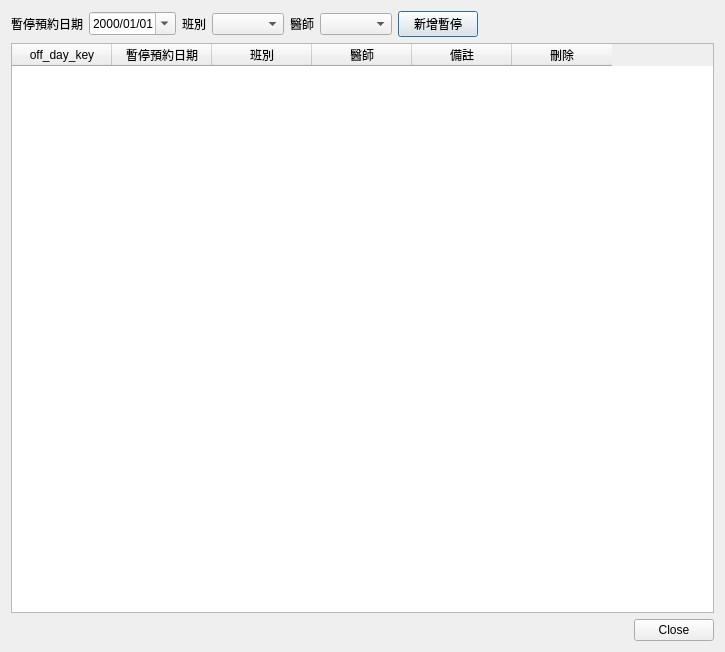
<?xml version="1.0" encoding="UTF-8"?>
<ui version="4.0">
 <class>Dialog_add_deposit</class>
 <widget class="QDialog" name="Dialog_add_deposit">
  <property name="windowModality">
   <enum>Qt::NonModal</enum>
  </property>
  <property name="geometry">
   <rect>
    <x>0</x>
    <y>0</y>
    <width>725</width>
    <height>652</height>
   </rect>
  </property>
  <property name="sizePolicy">
   <sizepolicy hsizetype="Preferred" vsizetype="Preferred">
    <horstretch>0</horstretch>
    <verstretch>0</verstretch>
   </sizepolicy>
  </property>
  <property name="windowTitle">
   <string>暫停預約設定</string>
  </property>
  <property name="modal">
   <bool>false</bool>
  </property>
  <layout class="QVBoxLayout" name="verticalLayout">
   <item>
    <layout class="QHBoxLayout" name="horizontalLayout">
     <item>
      <widget class="QLabel" name="label">
       <property name="text">
        <string>暫停預約日期</string>
       </property>
      </widget>
     </item>
     <item>
      <widget class="QDateEdit" name="dateEdit_off_date">
       <property name="displayFormat">
        <string>yyyy/MM/dd</string>
       </property>
       <property name="calendarPopup">
        <bool>true</bool>
       </property>
      </widget>
     </item>
     <item>
      <widget class="QLabel" name="label_2">
       <property name="text">
        <string>班別</string>
       </property>
      </widget>
     </item>
     <item>
      <widget class="QComboBox" name="comboBox_period"/>
     </item>
     <item>
      <widget class="QLabel" name="label_therapist">
       <property name="text">
        <string>醫師</string>
       </property>
      </widget>
     </item>
     <item>
      <widget class="QComboBox" name="comboBox_doctor"/>
     </item>
     <item>
      <widget class="QPushButton" name="pushButton_insert_off_day">
       <property name="text">
        <string>新增暫停</string>
       </property>
      </widget>
     </item>
     <item>
      <spacer name="horizontalSpacer">
       <property name="orientation">
        <enum>Qt::Horizontal</enum>
       </property>
       <property name="sizeHint" stdset="0">
        <size>
         <width>40</width>
         <height>20</height>
        </size>
       </property>
      </spacer>
     </item>
    </layout>
   </item>
   <item>
    <widget class="QTableWidget" name="tableWidget_off_day">
     <property name="editTriggers">
      <set>QAbstractItemView::NoEditTriggers</set>
     </property>
     <property name="alternatingRowColors">
      <bool>true</bool>
     </property>
     <property name="selectionMode">
      <enum>QAbstractItemView::SingleSelection</enum>
     </property>
     <property name="selectionBehavior">
      <enum>QAbstractItemView::SelectRows</enum>
     </property>
     <column>
      <property name="text">
       <string>off_day_key</string>
      </property>
     </column>
     <column>
      <property name="text">
       <string>暫停預約日期</string>
      </property>
     </column>
     <column>
      <property name="text">
       <string>班別</string>
      </property>
     </column>
     <column>
      <property name="text">
       <string>醫師</string>
      </property>
     </column>
     <column>
      <property name="text">
       <string>備註</string>
      </property>
     </column>
     <column>
      <property name="text">
       <string>刪除</string>
      </property>
     </column>
    </widget>
   </item>
   <item>
    <widget class="QDialogButtonBox" name="buttonBox">
     <property name="orientation">
      <enum>Qt::Horizontal</enum>
     </property>
     <property name="standardButtons">
      <set>QDialogButtonBox::Close</set>
     </property>
     <property name="centerButtons">
      <bool>false</bool>
     </property>
    </widget>
   </item>
  </layout>
 </widget>
 <resources/>
 <connections>
  <connection>
   <sender>buttonBox</sender>
   <signal>accepted()</signal>
   <receiver>Dialog_add_deposit</receiver>
   <slot>accept()</slot>
   <hints>
    <hint type="sourcelabel">
     <x>248</x>
     <y>254</y>
    </hint>
    <hint type="destinationlabel">
     <x>157</x>
     <y>274</y>
    </hint>
   </hints>
  </connection>
  <connection>
   <sender>buttonBox</sender>
   <signal>rejected()</signal>
   <receiver>Dialog_add_deposit</receiver>
   <slot>reject()</slot>
   <hints>
    <hint type="sourcelabel">
     <x>316</x>
     <y>260</y>
    </hint>
    <hint type="destinationlabel">
     <x>286</x>
     <y>274</y>
    </hint>
   </hints>
  </connection>
 </connections>
</ui>
